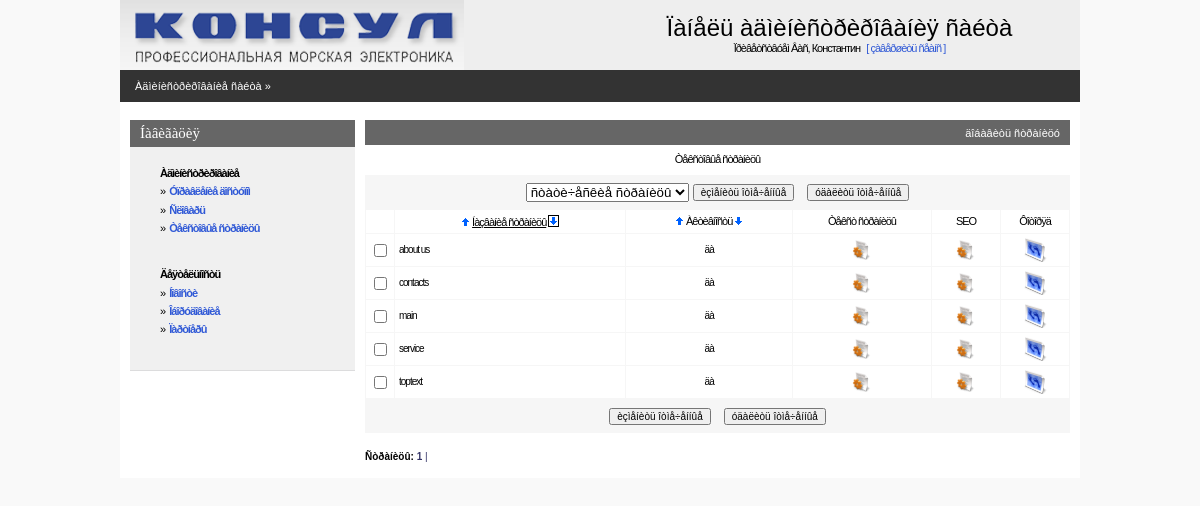
Screenshot of /admin/textpage.php (signed in) with the database file from the repository.
### tables this page shows
CREATE TABLE IF NOT EXISTS `consul_page` (
  `page_code` int(11) NOT NULL AUTO_INCREMENT,
  `page_name` varchar(255) NOT NULL,
  `page_active` tinyint(1) NOT NULL DEFAULT '0',
  `page_url` varchar(255) DEFAULT NULL,
  `page_type` varchar(10) NOT NULL DEFAULT 'static',
  PRIMARY KEY (`page_code`)
);

### admin/inc/connect.php (called while the page is built, shortened)
<?php
    $PHP_SELF=$_SERVER['PHP_SELF'];
?>

### admin/inc/const.php (called while the page is built, shortened)
<?php
    $PREFFIX="consul";
?>

### admin/textpage.php (the view, shortened to what this page needs)
<?php
include("inc/settings.php");
$per_page=30;
if (!isset($curr_page)) $curr_page=0;
if(!($sortby)) $sortby='page_name'; else {$sortby=explode(" ",$sortby);$sortby=$sortby[0];}
if(!isset($sortdir)) {$sortdir="1";$realsortdir="ASC"; }
else
{
 if($sortdir==0) {$realsortdir="DESC";} else {$sortdir=1;$realsortdir="ASC";}
}
if (!isset($pagetype)) $pagetype="static";
$mainquery="select {$PREFFIX}_page.page_code, {$PREFFIX}_page.page_name, {$PREFFIX}_page.page_active
            from {$PREFFIX}_page where {$PREFFIX}_page.page_type like '$pagetype'
            order by $sortby $realsortdir";
?>
<? include ("inc/head.php"); ?>
<BODY>
<center>
<div class=mainbody>
<? include("inc/top.php");?>
<table Border=0 CellSpacing=0 CellPadding=0 width=100%>
  <tr><td class=pageline>
     <div class=wmiddletext><a href="main.php">Àäìèíèñòðèðîâàíèå ñàéòà</a> &#187;</div>
  </td></tr>
</table>
<table Border=0 CellSpacing=0 CellPadding=0 class=mainbody>
 <tr valign=top>
  <td width=10></td>
  <? include("inc/leftmenu.php"); ?>
  <td width=10></td>
  <td>
<?php
echo"<form name='data' action=$PHP_SELF method=POST>";
?>
<table class=grayhead Border=0 CellSpacing=0 CellPadding=0 >
 <tr class=normaltext>
  <td align=right class=wmiddletext><a class=submenu onclick="displayform(this,'äîáàâèòü ñòðàíèöó')">äîáàâèòü ñòðàíèöó</a></td>
 </tr>
</table>
<table Border=0 CellSpacing=0 class=pagebluetable CellPadding=0 >
 <tr><td class=lmenutext height=30 bgcolor=#ffffff align="center">Òåêñòîâûå ñòðàíèöû</td></tr>
</table>
<table Border=0 CellSpacing=0 class=pagebluetable CellPadding=0>
 <tr><td>
 <center>
 <table>
 <tr height=30 >
   <td> <select name="pagetype" onchange="submit()">
           <option value="static" <?php if ($pagetype=="static") echo "selected"; ?>> ñòàòè÷åñêèå ñòðàíèöû </option>
        </select>
   </td>
   <td><input type=button onClick=Send('U') value='èçìåíèòü îòìå÷åííûå' class=smalltext></td>
   <td width=5></td>
   <td><input type=button onClick=ConfirmSend('D') value='óäàëèòü îòìå÷åííûå'  class=smalltext></td>
 </tr>
 </table>
 </td></tr>
</table>
<center>
<table Border=0 CellSpacing=1 class=bluetable CellPadding=4 width=100%>
  <tr class=lmenutext align=center  height=20 bgcolor=#ffffff>
    <td width=20>&nbsp;</td>
    <td  align=center ><?=SortTitle("Íàçâàíèå ñòðàíèöû","page_name",$sortby,$sortdir);?></td>
    <td  align=center ><?=SortTitle("Àêòèâíîñòü","page_active",$sortby,$sortdir);?></td>
    <td width=130 align=center >Òåêñò ñòðàíèöû</td>
    <td width=60 align=center >SEO</td>
    <td width=60 align=center >Ôîòîðÿä</td>
<?php
$res=mysql_query ($mainquery) or die ("Íå ìîãó âûáðàòü ñòðàíèöû. Îøèáêà â çàïðîñå.");
  $num_rows=mysql_num_rows($res);
  if($num_rows)
  {
      $page_quant=ceil($num_rows / $per_page);
    $start_pos=$curr_page*$per_page;
    if ($start_pos+$per_page<$num_rows) $end_pos=$start_pos+$per_page;
       else $end_pos=$num_rows;
    for ($x=$start_pos; $x<$end_pos; $x++)
    {
    list($page_code,$page_name,$page_active)=mysql_fetch_array($res);
    $checkname=$page_code;
    if($page_active) {$page_active="äà";$bg="#FFFFFF";} else {$page_active="íåò";$bg="#EEEEEE";}
    echo"<tr class=edittabletext height=24 bgcolor=$bg>";
    echo"<TD width=20 align=center ><input type='checkbox' name=\"C#$checkname\" id=\"C#$checkname\"></TD>";
    echo"<TD align=left class=smalltext ondblclick='change_line(\"$checkname\",\"F#$checkname#page_name#string\");' id=\"F#$checkname#page_name#string\">".Show($page_name)."</TD>\n";
    echo"<TD class=smalltext align=center  ondblclick='change_yes_no(\"$checkname\",\"F#$checkname#page_active#int\");' id=\"F#$checkname#page_active#int\">".Show($page_active)."</TD>\n";
    echo"<td align=center ><a href='editstatic.php?page_code=$page_code&page_name=$page_name'><img height='20' width='20' src='graph/edit.gif' border=0 title='Òåêñò ñòðàíèöû'></a></td>";
    echo"<td align=center ><a href='editseo.php?page_code=$page_code&page_name=$page_name'><img height='20' width='20' src='graph/edit.gif' border=0 title=''></a></td>";
    echo"<td><center><a href=\"picture.php?back=statlist&icon=250&page_code=$page_code\"><img height='24' width='24' src='graph/photo.gif' border=0 alt='Ôîòîãàëåðåÿ ' title='Ôîòîãàëåðåÿ'></a></td>";
    echo"</TR>\n";
    }
  }
?>
</center>
<table Border=0 CellSpacing=0 class=pagebluetable CellPadding=0 width=95%>
 <tr><td>
 <center>
 <table>
 <tr height=30 >
   <td><input type=button onClick=Send('U') value='èçìåíèòü îòìå÷åííûå' class=smalltext></td>
   <td width=5></td>
   <td><input type=button onClick=ConfirmSend('D') value='óäàëèòü îòìå÷åííûå'  class=smalltext></td>
 </tr>
 </table>
 </td></tr>
</table>
<br>
<?php
echo"<div align=left class=smalltext><b>Ñòðàíèöû:</b>  ";
for ($i=1;$i<$page_quant+1;$i++)
 {
   $y=$i-1;
   if ($curr_page==$y) {$t1="<b>";$t2="</b>";} else {$t1="";$t2="";}
   echo"<a class=blue href=$PHP_SELF?curr_page=$y&sortby=$sortby&sortdir=$sortdir>$t1 $i $t2|</a>&nbsp";
 }
echo"</div>";
?>
    <td width=10></td>
</BODY>
</HTML>

### admin/css/styles.css (style rules this page uses)
body { padding:0px; margin:0px; background-color:#f9f9f9; }
a { text-decoration : none; color: #3059D6; }
img { border-color: #000000; }
.mainbody { width:960px; background-color:#ffffff; }
.pageline { height:32px; background-color:#333333; padding-left:15px; }
.grayhead { width:100%; height:25px; padding-left:10px; padding-right:10px; background-color:#666666; }
.pagebluetable { width:100%; background-color:#f6f6f6; }
.bluetable { background-color:#f6f6f6; }
.lmenutext { text-decoration:none; letter-spacing: -1px; line-height:10pt; margin-left:10px; margin-right:10px; margin-top:3px; margin-bottom:3px; font-size:11px; font-family: Verdana,Arial,Helvetica,Sans-serif,Tahoma,Pragmatica; }
.edittabletext { color:#666666; text-decoration:none; letter-spacing: -1px; line-height:12pt; font-size:11px; font-family: Verdana,Arial,Helvetica,Sans-serif,Tahoma,Pragmatica; }
.submenu { cursor:hand;cursor:pointer; }
.normaltext { text-decoration:none; color:#000066; font-family:Verdana, Tahoma, Arial, Helvetica, Sans-serif, Pragmatica; font-size:12px; }
.smalltext { text-decoration:none; color:#000000; font-family:Verdana, Tahoma, Arial, Helvetica, Sans-serif, Pragmatica; font-size:10px; }
.wmiddletext { text-decoration:none; color:#ffffff; font-family:Verdana, Tahoma, Arial, Helvetica, Sans-serif, Pragmatica; font-size:11px; }
.wmiddletext a { text-decoration:none; color:#ffffff; }
.blue { color: #333366; }

### rows the page displays
consul_page: page_name "about us", page_active "äà"
consul_page: page_name "contacts", page_active "äà"
consul_page: page_name "main", page_active "äà"
consul_page: page_name "service", page_active "äà"
consul_page: page_name "toptext", page_active "äà"

### other values shown
$REGUSER["name"] "Константин"
$title "Íàçâàíèå ñòðàíèöû Àêòèâíîñòü"
